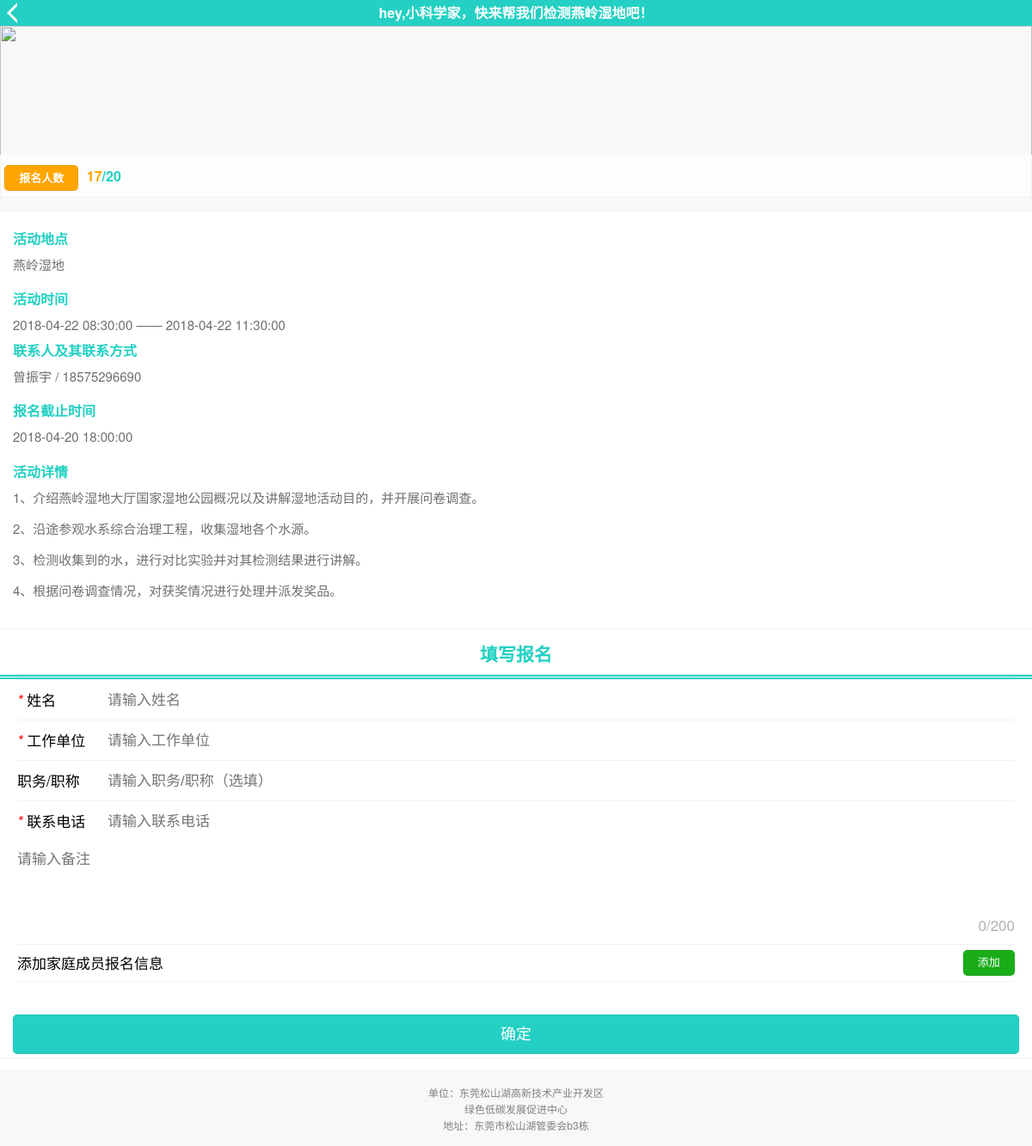
The page /sign.php?id=183 on the database its author committed.
### tables this page shows
CREATE TABLE `activities` (
  `activityId` int(11) NOT NULL AUTO_INCREMENT,
  `activityName` varchar(50) DEFAULT NULL,
  `activityStartTime` datetime DEFAULT NULL,
  `activityAddress` varchar(50) DEFAULT NULL,
  `deadlinetoRegister` datetime DEFAULT NULL,
  `totalParticipantLimit` int(11) DEFAULT NULL,
  `activityEndTime` datetime DEFAULT NULL,
  `describe` text,
  `activityPeople` varchar(20) DEFAULT NULL,
  `activityPeopleTel` varchar(20) DEFAULT NULL,
  `activityMark` int(10) DEFAULT NULL,
  PRIMARY KEY (`activityId`)
);

### sign.php (the view, shortened to what this page needs)
<!DOCTYPE html>
<html lang="zh-cmn-Hans"><head><meta http-equiv="Content-Type" content="text/html; charset=UTF-8">
    <link rel="stylesheet" href="./WeUI_files/weui.css">
    <link rel="stylesheet" href="./WeUI_files/example.css">
    <link rel="stylesheet" href="css/wePublic.css">
</head>
<body>
<?php
$id=$_GET['id'];
$sql="select * from activities where activityId=$id";
$result = mysql_query($sql);
$row = mysql_fetch_array($result);
$activityName=$row['activityName'];
$totalParticipantLimit=$row['totalParticipantLimit'];
$activityAddress=$row['activityAddress'];
$activityStartTime=$row['activityStartTime'];
$activityEndTime=$row['activityEndTime'];
$deadlinetoRegister=$row['deadlinetoRegister'];
$describe=$row['describe'];
$tel = $row['activityPeople'];
$personName = $row['activityPeopleTel'];
$sql2="select imageUrl from images where activityid=$id";
$result2=mysql_query($sql2);
$row2=mysql_fetch_array($result2);
$imageUrl=$row2['imageUrl'];
$sql2 = "select count(*)as number from participants where registerformId IN(select registerformId from registerForm where acticitieId =$id)";
            $result2 = mysql_query($sql2);
            $row2 =  mysql_fetch_array($result2);
            $number = $row2['number'];
?>
<form action="xiapi2.php"  role="form" method="post"  id="demoForm"  onsubmit="return Check()">
<fieldset>
    <div class="container" id="container"><div class="page home js_show">
    <div class="page__hd padding0 bgGreen topTitle ">
        <a href="javascript:history.back();" class="trangle">
            <div class="trangle1"></div>
            <div class="trangle2"></div>
        </a>
        <h4><?php echo "$activityName"?></h4>
    </div>
    <div class="page__hd padding0 marB15">
        <div class="imgbox" id="imgbox">
            <img  src="<?php echo "$imageUrl"?>"/>
            <div class="person">
                <p><a href="" class="weui-btn weui-btn_mini bgOrange btn">报名人数</a>&nbsp<span class="textGrey"><?php echo "$number"?></span><span class="textGreen"><?php echo "/"."$totalParticipantLimit"?></span></p>
            </div>
        </div>
    </div>
    <div class="page__bd marB15">
        <div class="weui-panel weui-panel_access">
            <div class="weui-article">
                <h2 class="title textGreen textWieght">活动地点&nbsp</h2>
                <h3  class="text7b"><?php echo "$activityAddress"?></h3>
                <div class="block10"></div>
                <h2 class="title textGreen textWieght">活动时间&nbsp</h2>
                <h3  class="text7b">
                    <?php echo "$activityStartTime"?>
                    <span class="text7b">——</span>
                    <?php echo "$activityEndTime"?>
                </h3>
                <h2 class="title textGreen textWieght">联系人及其联系方式&nbsp</h2>
                <h3  class="text7b">
                    <?php echo "$tel"?>
                    <span class="text7b">/</span>
                    <?php echo "$personName"?>
                </h3>
                <div class="block10"></div>
                <h2 class="title textGreen textWieght">报名截止时间&nbsp</h2>
                <h3  class="text7b"><?php echo "$deadlinetoRegister"?></h3>
                <div class="block10"></div>
                <h2 class="title textGreen textWieght">活动详情&nbsp</h2>
                <div  class="text7b"><?php echo "$describe"?>
        </div>
    </div>
    <div class="page__bd marB15">
        <div class="weui-panel weui-panel_access">
            <div class="weui-cells weui-cells_form">
                <div class="weui-panel weui-panel_acces borderBGreen">
                    <div class="weui-panel__hd titleGreen  bigTitle">&nbsp&nbsp填写报名&nbsp&nbsp</div>
                </div>
                <div class="weui-cell">
                    <div class="weui-cell__hd">
                        <label class="weui-label"><i style="color:red;">* </i>姓名</label>
                    </div>
                    <div class="weui-cell__bd">
                        <input class="weui-input" type="text"  placeholder="请输入姓名" name="name" id="name" onfocus="onf_name();" onblur="onb_name();"/>
                    </div>
                </div>
                <div class="weui-cell">
                    <div class="weui-cell__hd">
                        <label class="weui-label"><i style="color:red;">* </i>工作单位</label>
                    </div>
                    <div class="weui-cell__bd">
                        <input class="weui-input" type="text" placeholder="请输入工作单位" name="unit" id="unit" onfocus="onf_unit();" onblur="onb_unit();"/>
                    </div>
                </div>
                <div class="weui-cell">
                    <div class="weui-cell__hd">
                        <label class="weui-label">职务/职称</label>
                    </div>
                    <div class="weui-cell__bd">
                        <input class="weui-input" type="text" placeholder="请输入职务/职称（选填）" name="job"/>
                    </div>
                </div>
                <div class="weui-cell">
                    <div class="weui-cell__hd">
                        <label class="weui-label"><i style="color:red;">* </i>联系电话</label>
                    </div>
                    <div class="weui-cell__bd">
                        <input class="weui-input" type="tel" placeholder="请输入联系电话" size="15"  pattern="^1[34578]{1}[0-9]{9}$" name="tel"  id="tel"  onfocus="onf_tel();" onblur="onb_tel();"/>
                    </div>
                </div>
                <div class="weui-cells weui-cells_form">
                    <div class="weui-cell">
                        <div class="weui-cell__bd">
                            <textarea class="weui-textarea" placeholder="请输入备注" rows="3"  name="text"></textarea>
                            <div class="weui-textarea-counter"><span>0</span>/200</div>
                        </div>
                    </div>
                </div>
                <div class="weui-cell weui-cell_switch">
                    <div class="weui-cell__bd">添加家庭成员报名信息</div>
                    <div class="weui-cell__ft">
                        <button onclick="checkboxOnclick()" type="button" id="addPerson" class="weui-btn weui-btn_mini weui-btn_primary">添加</button>
                    </div>
                </div>
                <div class="weui-cell" id="add"></div>
            </div>
            <div class="weui-btn-area">
                <button type="submit" class="weui-btn weui-btn_primary bgGreen" id="showTooltips">确定</button>
            </div>
        </div>
    </div>
</div>
    <div class="page__bd page__bd_spacing"  style="margin-top:15px;">
        <div class="weui-footer">
            <p class="weui-footer__text">
                单位：东莞松山湖高新技术产业开发区<br>绿色低碳发展促进中心
            </p>
            <p class="weui-footer__text">地址：东莞市松山湖管委会b3栋</p>
        </div>
    </div>
</fieldset>
</form>
</body></html>

### WeUI_files/example.css (style rules this page uses)
body,html { height:100%;-webkit-tap-highlight-color:transparent }
body { font-family:-apple-system-font,Helvetica Neue,Helvetica,sans-serif }
.page,body { background-color:#f8f8f8 }
.container { overflow:hidden }
.container,.page { position:absolute;top:0;right:0;bottom:0;left:0 }
.page { overflow-y:auto;-webkit-overflow-scrolling:touch;opacity:0;z-index:1 }
.page.js_show { opacity:1 }
.page__hd { padding:40px }
.page__bd_spacing { padding:0 15px }
.page.home .weui-cells { margin-top:0 }
.page.home .weui-cells:after,.page.home .weui-cells:before { display:none }
.page.home .weui-cell { padding-left:20px;padding-right:20px }
.page.home .weui-cell:before { left:20px;right:20px }

### css/wePublic.css (style rules this page uses)
.imgbox { width: 100%; height:200px; position: relative; overflow: hidden; }
.imgbox img { display: block; width: 100%; height: 100%; }
.imgbox .person { position: absolute; bottom: 0; left: 0; width: 100%; height: 50px; line-height: 50px; font-weight: 600; background: rgba(255,255,255,0.8); }
.person .btn { margin:auto 5px; vertical-align:middle }
.padding0 { padding: 0; }
.marB15 { margin-bottom: 15px; border: 0px !important; }
.block10 { height: 10px; }
.borderBGreen { border-bottom: 5px double #23D0C3 !important; }
.textWieght { font-weight: 600 !important; }
.textGreen { color: #23D0C3; }
.bgOrange { background: orange; }
.textGrey { color: orange; }
.text7b { color: #6e6e6e; }
.bgGreen { background: #23D0C3 !important; }
.titleGreen { color: #23D0C3; }
.bigTitle { font-size: 21px; font-weight: 600; text-align: center; }
.topTitle { position: relative; height: 30px; text-align: center; color: #fff; line-height: 30px; }
.topTitle .trangle { position: absolute; top: 0; left: 0px; height: 30px; width: 30px; }
.trangle1 { width:0px; height:0px; border-top:solid transparent 12px; border-bottom:solid transparent 12px; border-left:solid transparent 12px; border-right:solid #ffffff 12px; position:absolute; top:3px; left:-4px; }
.trangle2 { width:0px; height:0px; border-top:solid transparent 12px; border-bottom:solid transparent 12px; border-left:solid transparent 12px; border-right:solid #23D0C3 12px; position:absolute; top:3px; left:0px; }

### rows shown on the page
activities: activityName "hey,小科学家，快来帮我们检测燕岭湿地吧！", totalParticipantLimit "20", activityAddress "燕岭湿地", activityStartTime "2018-04-22 08:30:00", activityEndTime "2018-04-22 11:30:00", activityPeople "曾振宇", activityPeopleTel "18575296690", deadlinetoRegister "2018-04-20 18:00:00", describe "1、介绍燕岭湿地大厅国家湿地公园概况以及讲解湿地活动目的，并开展问卷调查。 2、沿途参观水系综合治理工程，收集湿地各个水源。 3、检测收集到的水，进行对比实验并对其检测结果进行讲解。 4、根据问卷调查情况，对获奖情况进行处理并派发奖品。"

### other values the page prints
$number "17"
